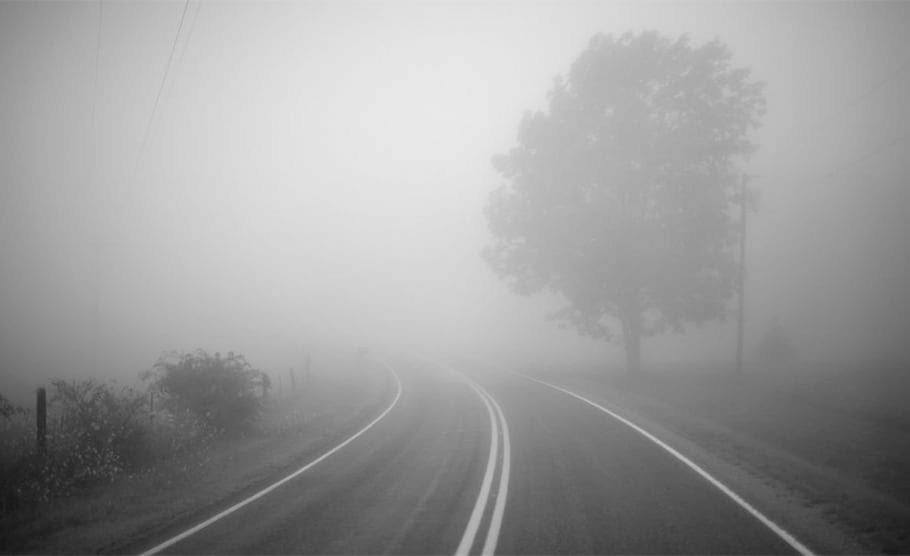
#> input picture UTEC/COMPUTER_VISION/Imagens/nevoa.jpg, 910 x 556 px, found by its file name
$ python equalizacao_Hist.py
#> lines starting #> are read from the running program, lines starting #| are printed output that depends on the picture
import cv2 #importa biblioteca OpenCV

import numpy as np
from matplotlib import pyplot as grafico

#Carregando e mostrando imagem
imagemOriginal = cv2.imread("nevoa.jpg", 0)
#> imagemOriginal is the input picture: shape (556, 910); min 20, max 233, mean 155.9
cv2.imshow("Imagem", imagemOriginal)

#Gera Histograma
grafico.title("Histograma Original")
grafico.hist(imagemOriginal.ravel(), 256, [0,256], color = 'k')
grafico.show()
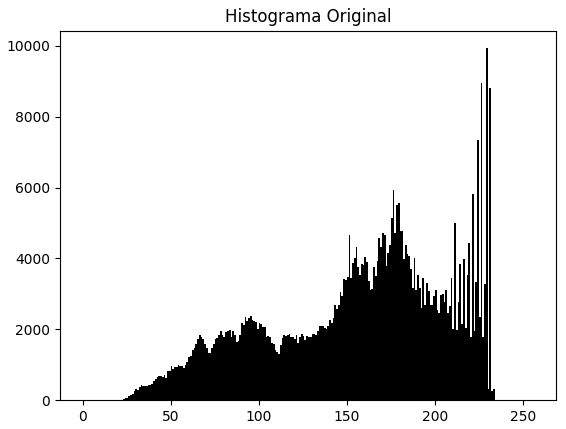
#> figure drawn by matplotlib, 1 panel; tallest bar 9934 high, from x = 229 to 230

#Gera imagem com histograma Equalizado
imagemEqua = cv2.equalizeHist(imagemOriginal)
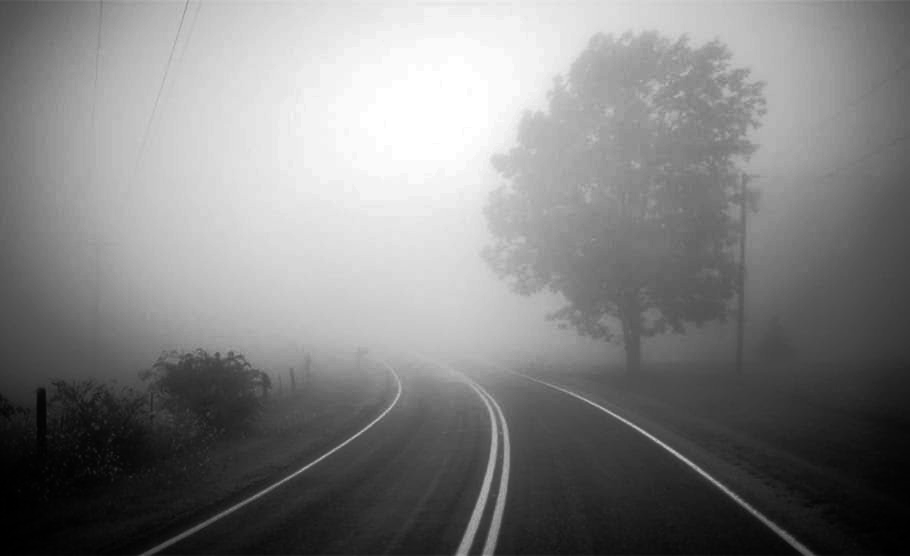
#> imagemEqua: shape (556, 910); min 0, max 255, mean 128.4
cv2.imshow("Imagem Equalizada", imagemEqua)

#Gera Histograma da nova imagem
grafico.title("Histograma Equalizado")
grafico.hist(imagemEqua.ravel(), 256, [0,256], color = 'k')
grafico.show()
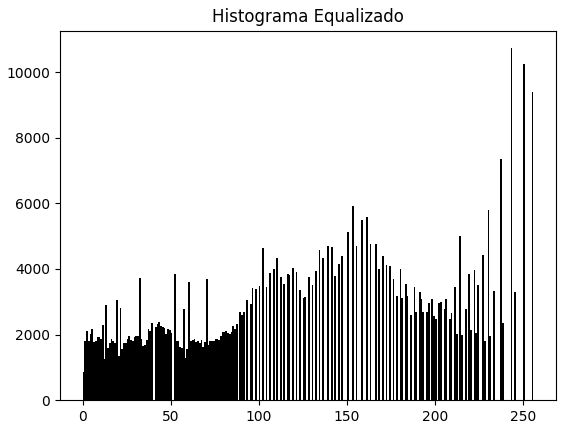
#> figure drawn by matplotlib, 1 panel; tallest bar 10727 high, from x = 243 to 244

cv2.imwrite("nevoaEqua.jpg", imagemEqua)

cv2.waitKey(0)
cv2.destroyAllWindows()

$ run again, with UTEC/COMPUTER_VISION/Imagens/baboon.jpg copied over UTEC/COMPUTER_VISION/Imagens/nevoa.jpg
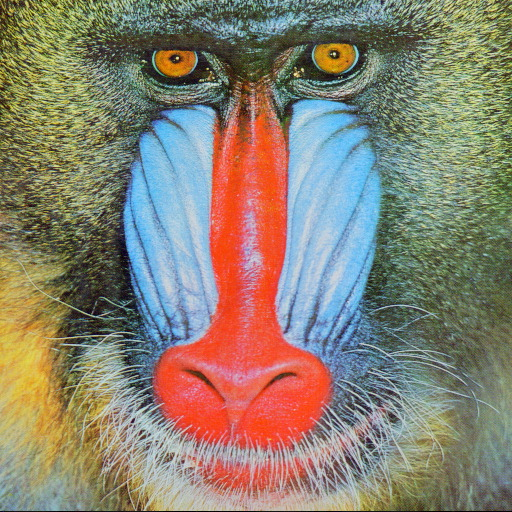
#> input picture UTEC/COMPUTER_VISION/Imagens/baboon.jpg, 512 x 512 px, found by its file name
#> `imagemEqua = cv2.equalizeHist(imagemOriginal)`:
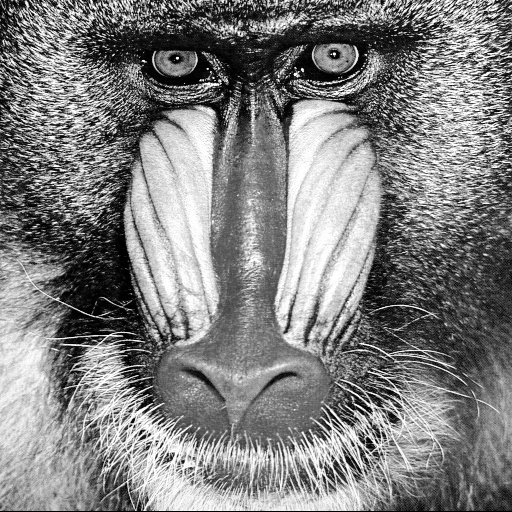
#> imagemEqua: shape (512, 512); min 0, max 255, mean 128.4
#> `grafico.show()`:
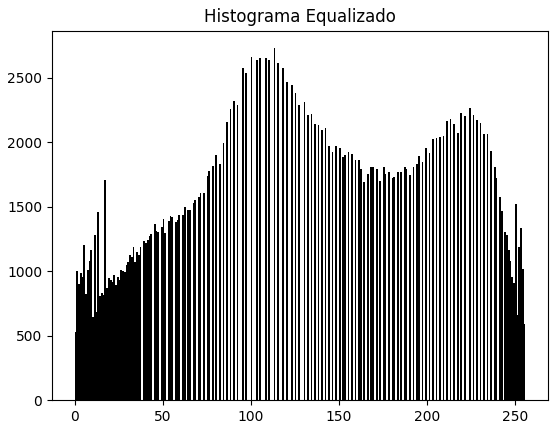
#> figure drawn by matplotlib, 1 panel; tallest bar 2730 high, from x = 113 to 114

$ run again, with UTEC/COMPUTER_VISION/Imagens/c3.jpg copied over UTEC/COMPUTER_VISION/Imagens/nevoa.jpg
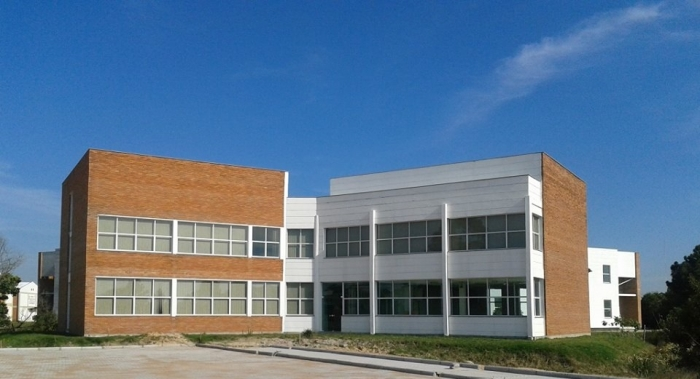
#> input picture UTEC/COMPUTER_VISION/Imagens/c3.jpg, 700 x 379 px, found by its file name
#> `imagemEqua = cv2.equalizeHist(imagemOriginal)`:
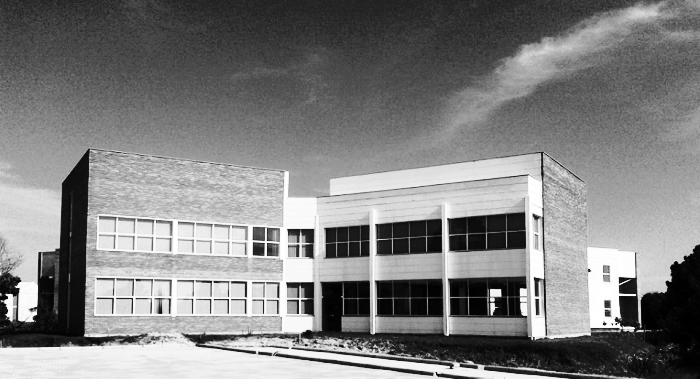
#> imagemEqua: shape (379, 700); min 0, max 255, mean 128.7
#> `grafico.show()`:
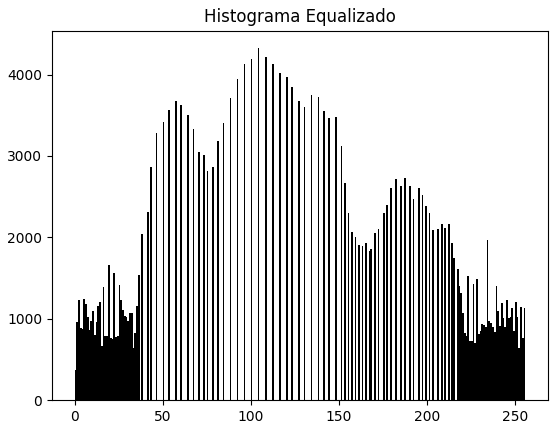
#> figure drawn by matplotlib, 1 panel; tallest bar 4324 high, from x = 104 to 105
